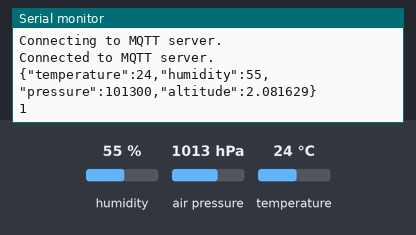
A sketch run on a simulated ESP8266 (NodeMCU). Parts: the last lines printed to the serial monitor. Inputs (shaded band) come from the test bench; at power-on: humidity 55 %, air pressure 1013 hPa, temperature 24 °C. WiFi joins after 1.5 s; servers stay silent unless stated; no MQTT or app messages arrive unless stated; not simulated (calls return 0 or success): secrets.h; names the files do not define were given values by the test bench: SECRET_MQTT_PORT = 1883.

Above: at 2.7 s.
2.8 s: humidity set to 22 %
5.8 s: air pressure set to 952 hPa
At 7.1 s:
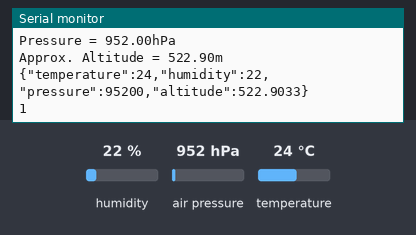
8.8 s: temperature set to 12 °C
At 12.6 s:
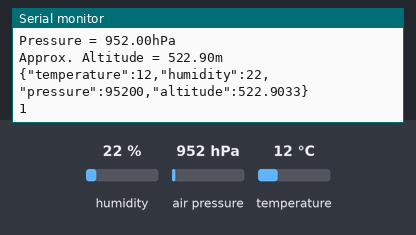

The sketch:

thpa-sensor.ino
```cpp
#include <ESP8266WiFi.h>

#include <Adafruit_Sensor.h>
#include <Adafruit_BME280.h>
#include <PubSubClient.h>
#include <ArduinoJson.h>

#include "secrets.h"


#define BME_DEFAULT_I2C_ADDRESS (0x76)
#define PRESSURE_AT_SEA_LEVEL_HPA (1013.25)


Adafruit_BME280 bme;
WiFiClientSecure wifi_client;
PubSubClient client(wifi_client);


void setup_bme() {
  if (!bme.begin(BME_DEFAULT_I2C_ADDRESS)) {
    Serial.println("Could not find a valid BME280 sensor!");

    while (true);
  }
}

void setup_wifi() {
  WiFi.mode (WIFI_STA);
  WiFi.begin(SECRET_WIFI_SSID, SECRET_WIFI_PASSWORD);
  wifi_set_sleep_type(LIGHT_SLEEP_T);

  Serial.print("Connecting to ");
  Serial.print(SECRET_WIFI_SSID);

  while (WiFi.status() != WL_CONNECTED)
  {
    delay(500);
    Serial.print(".");
  }

  wifi_client.setFingerprint(SECRET_FINGERPRINT);

  Serial.println();
  Serial.print("Connected! IP address: ");
  Serial.println(WiFi.localIP());
}

void mqtt_reconnect() {
  while (!client.connected()) {
    Serial.println("Connecting to MQTT server.");
    if (client.connect(SECRET_MQTT_CLIENT_ID, SECRET_MQTT_USER, SECRET_MQTT_PASSWORD)) {
      Serial.println("Connected to MQTT server.");
    } else {
      delay(5000);
    }
  }
}

void send_data(float temperature, float humidity, float pressure, float altitude) {
  const int capacity = JSON_OBJECT_SIZE(4);
  StaticJsonDocument<capacity> doc;

  doc["temperature"] = temperature;
  doc["humidity"] = humidity;
  doc["pressure"] = pressure;
  doc["altitude"] = altitude;

  char buffer[128];
  serializeJson(doc, buffer);
  Serial.println(buffer);

  bool res = client.publish(SECRET_MQTT_TOPIC, buffer);
  Serial.println(res);
  yield();
}

void setup() {
  Serial.begin(115200);

  setup_bme();
  setup_wifi();

  client.setServer(SECRET_MQTT_HOST, SECRET_MQTT_PORT);
}


void loop() {
  float temperature = bme.readTemperature();
  float humidity = bme.readHumidity();
  float pressure = bme.readPressure();
  float altitude = bme.readAltitude(PRESSURE_AT_SEA_LEVEL_HPA);

  Serial.print("Temperature = ");
  Serial.print(temperature);
  Serial.println("°C");

  Serial.print("Humidity = ");
  Serial.print(humidity);
  Serial.println("%");

  Serial.print("Pressure = ");
  Serial.print(pressure / 100.0F);
  Serial.println("hPa");

  Serial.print("Approx. Altitude = ");
  Serial.print(altitude);
  Serial.println("m");
  Serial.println();

  if (!client.connected()) {
    mqtt_reconnect();
  }
  client.loop();

  send_data(temperature, humidity, pressure, altitude);

  delay(5000);
}
```

Measured:
- after the input at 5.8 s, the serial monitor: prints a new line after 0.77 s (image 1)
- after the input at 8.8 s, the serial monitor: prints a new line after 2.8 s (image 2)
